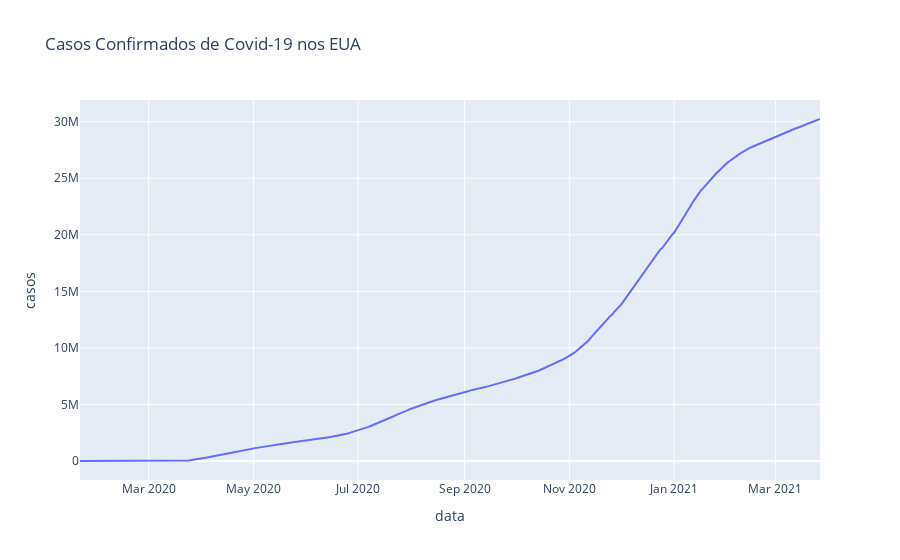

Notebook code cell kept with this figure:
### Code cell
# Vamos visualizar os casos, durante toda a pandemia em um gráfico
px.line(database, 'data', 'casos', title='Casos Confirmados de Covid-19 nos EUA')

### Figure 1 — Plotly figure (JSON) as saved in the notebook; plotly's stock layout.template omitted (floating-point values rounded to 4 significant figures; data arrays with more than 128 entries replaced by an {"elided": "..."} marker saying what was removed)
{"data": [{"hovertemplate": "data=%{x}<br>casos=%{y}<extra></extra>", "legendgroup": "", "line": {"color": "#636efa", "dash": "solid"}, "mode": "lines", "name": "", "orientation": "v", "showlegend": false, "type": "scatter", "x": {"elided": "432 str values"}, "xaxis": "x", "y": {"elided": "432 int values"}, "yaxis": "y"}], "layout": {"legend": {"tracegroupgap": 0}, "title": {"text": "Casos Confirmados de Covid-19 nos EUA"}, "xaxis": {"anchor": "y", "domain": [0, 1], "title": {"text": "data"}}, "yaxis": {"anchor": "x", "domain": [0, 1], "title": {"text": "casos"}}}}
